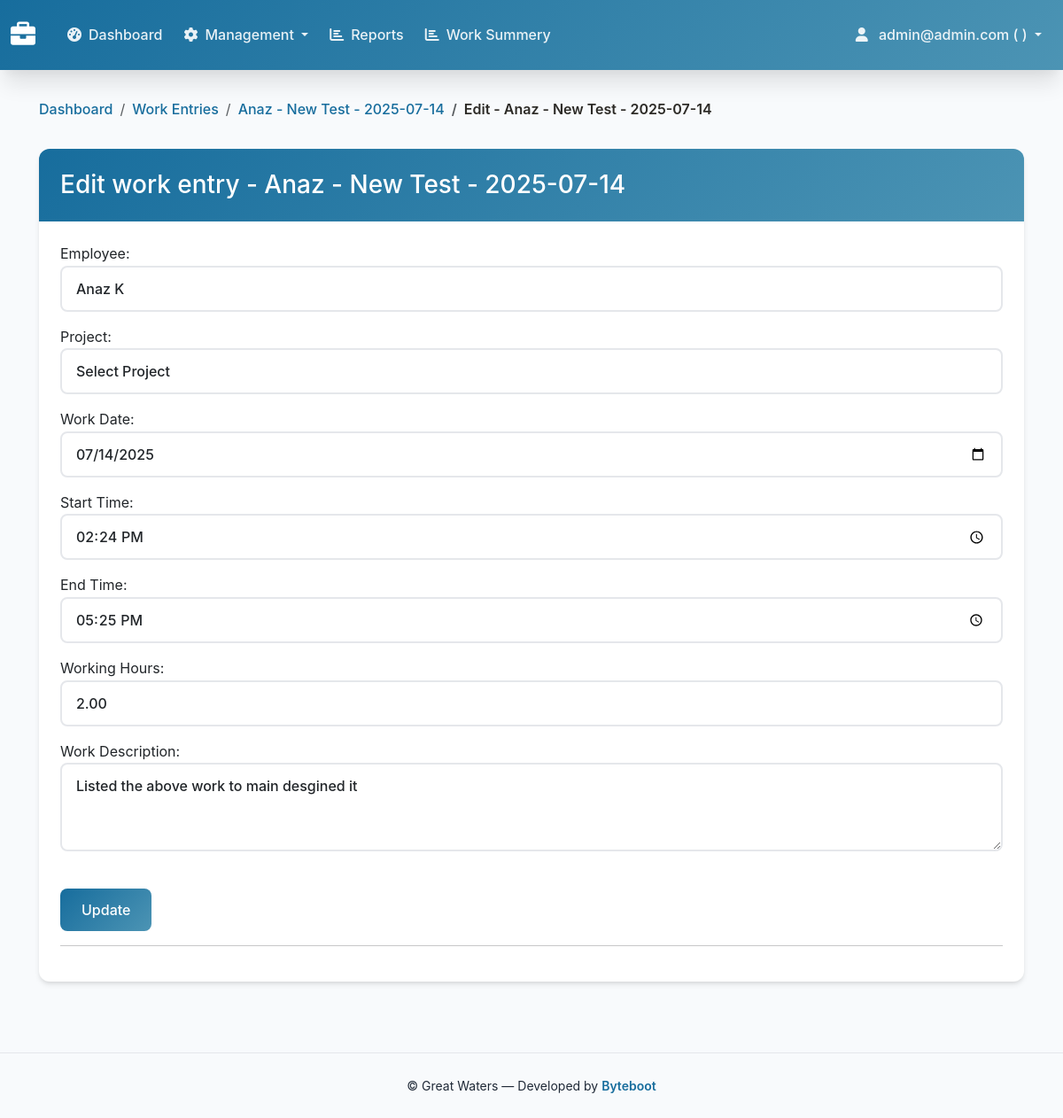
Screenshot of /work-entries/2/edit/ (signed in) with the database file from the repository.
### home/models.py (models this page shows, shortened)
class CustomUser(AbstractBaseUser, PermissionsMixin):
    email = models.EmailField(unique=True, verbose_name='email address')
    first_name = models.CharField(max_length=30, null=True, blank=True, verbose_name='first name')
    last_name = models.CharField(max_length=30, null=True, blank=True, verbose_name='last name')
    employee_id = models.CharField(max_length=30, null=True, blank=True, verbose_name='employee_id')
    designation = models.CharField(max_length=200, null=True, blank=True)
    is_lead_engineer = models.BooleanField(default=False)
    profile_picture = models.FileField(upload_to="profile_pic", null=True, blank=True)
    man_hour_of_employee = models.DecimalField(default=0, max_digits = 5, decimal_places = 2)
    is_verified = models.BooleanField(default=False)
    phone_number = models.CharField(
        max_length=15,
        blank=True,
        null=True,
        validators=[RegexValidator(regex=r'^\+?1?\d{9,15}$', message="Phone number must be entered in the format: '+999999999'. Up to 15 digits allowed.")],
        verbose_name='phone number'
    )
    date_of_birth = models.DateField(auto_now_add=False, null=True, blank=True)
    pin_code = models.BigIntegerField(default=1, null=True, blank=True)
    age = models.CharField(max_length=20, null=True, blank=True)
    district = models.CharField(max_length=20, null=True, blank=True)
    state = models.CharField(max_length=20, null=True, blank=True)
    address = models.TextField(blank=True, null=True, verbose_name='address')
    is_active = models.BooleanField(default=True, verbose_name='active')
    is_staff = models.BooleanField(default=False, verbose_name='staff status')
    role = models.CharField(max_length=20,
                            choices=(
                                ("admin","admin"),
                                ("semi-admin", "semi-admin"),
                                ("user","user"),
                            ),
                            default='user'
                            )
    work_location = models.ForeignKey(WorkLocation, on_delete=models.CASCADE, null=True, blank=True)
    date_joined = models.DateTimeField(auto_now_add=True, verbose_name='date joined')
    objects = CustomUserManager()
    USERNAME_FIELD = 'email'
    REQUIRED_FIELDS = ["first_name", "date_of_birth", "phone_number"]
    class Meta:
        verbose_name = 'user'
        verbose_name_plural = 'users'
    def __str__(self):
        return str(self.first_name + " " + str(self.last_name))

class WorkEntry(models.Model):
    employee = models.ForeignKey(User, on_delete=models.CASCADE, related_name='work_entries')
    project = models.ForeignKey(Project, on_delete=models.CASCADE, related_name='work_entries')
    work_date = models.DateField()
    start_time = models.TimeField()
    end_time = models.TimeField()
    working_hours = models.DecimalField(
        max_digits=4,
        decimal_places=2,
        validators=[MinValueValidator(0.1), MaxValueValidator(24.0)]
    )
    description = models.TextField()
    created_at = models.DateTimeField(auto_now_add=True)
    updated_at = models.DateTimeField(auto_now=True)
    updated_by = models.ForeignKey(
        User,
        on_delete=models.SET_NULL,
        null=True,
        blank=True,
        related_name='updated_work_entries'
    )
    approval_status = models.BooleanField(default=False)
    approved_by = models.ForeignKey(User, models.SET_NULL, null=True, blank=True, related_name="work_entry_approval")
    approval_date = models.DateField(auto_now=False, null=True, blank=True)
    is_edited_by_lead_engineer = models.BooleanField(default=False)
    class Meta:
        ordering = ['-work_date', '-created_at']
        constraints = [
            models.CheckConstraint(
                check=models.Q(working_hours__gte=0.1) & models.Q(working_hours__lte=24),
                name='valid_working_hours_range'
            ),
        ]
    def __str__(self):
        return f"{self.employee.first_name} - {self.project.name} - {self.work_date}"

class Project(models.Model):
    STATUS_CHOICES = [
        ('active', 'Active'),
        ('closed', 'Closed'),
    ]
    name = models.CharField(max_length=200)
    project_id = models.CharField(max_length=20)
    description = models.TextField(blank=True)
    start_date = models.DateField()
    end_date = models.DateField(null=True, blank=True)
    status = models.CharField(max_length=10, choices=STATUS_CHOICES, default='active')
    created_by = models.ForeignKey(User, on_delete=models.CASCADE, related_name='created_projects')
    created_at = models.DateTimeField(auto_now_add=True)
    updated_at = models.DateTimeField(auto_now=True)
    work_location = models.ForeignKey(WorkLocation, on_delete=models.SET_NULL, null=True, blank=True)
    lead_engineer = models.ForeignKey(User, on_delete=models.SET_NULL, null=True, blank=True, related_name="lead_engineer")
    allocated_engineer_manhours = models.FloatField(default=0)
    allocated_draftsman_manhours = models.FloatField(default=0)
    class Meta:
        ordering = ['-created_at']
    def __str__(self):
        return str(self.project_id) + " - "+str(self.name)

### home/views.py (the view)
# urls.py: path('work-entries/<int:entry_id>/edit/', views.edit_work_entry, name='edit_work_entry'),
@login_required
def edit_work_entry(request, entry_id):
    if request.user.role not in ['admin', 'semi-admin']:
        return redirect('employee_dashboard')
    work_entry = get_object_or_404(WorkEntry, id=entry_id)
    if request.method == 'POST':
        form = WorkEntryFormAdmin(request.POST, instance=work_entry, current_user=request.user)
        if form.is_valid():
            entry = form.save(commit=False)
            entry.updated_by = request.user
            entry.save()
            messages.success(request, 'Work entry updated successfully!')
            return redirect('work_entry_management')
    else:
        form = WorkEntryFormAdmin(instance=work_entry, current_user=request.user)
    return render(request, 'admin/edit_work_entry.html', {'form': form, 'work_entry': work_entry})

### templates/admin/edit_work_entry.html (shortened to what this page needs)
{% extends 'base.html' %}
{% load static %}
{% block breadcrumb %}
<div class="container">
    <nav aria-label="breadcrumb">
        <ol class="breadcrumb">
            <li class="breadcrumb-item"><a href="{% url 'admin_dashboard' %}">Dashboard</a></li>
            <li class="breadcrumb-item "><a href="{% url 'project_management' %}">Work Entries</a></li>
            <li class="breadcrumb-item "><a href="{%url 'view_work_entry_admin' work_entry.id %}">{{work_entry}}</a></li>
            <li class="breadcrumb-item active">Edit - {{work_entry}}</li>
        </ol>
    </nav>
</div>
{% endblock %}
{% block content %}
<div class="container-fluid">
    <div class="row">
        <div class="col-12">
            <div class="card modern-card">
                <div class="card-header">
                    <div class="d-flex justify-content-between align-items-center">
                        <h3 class="card-title mb-0">Edit work entry - {{work_entry}}</h3>
                    </div>
                </div>
                <div class="card-body">
                    <form method="post">
                        {{form.as_p}}
                        <br>
                        <button class="btn btn-primary" type="submit">Update</button>
                    </form>
                    <hr>
                </div>
            </div>
        </div>
    </div>
</div>
{% endblock %}

### templates/base.html (shortened to what this page needs)
<!DOCTYPE html>
<html lang="en">
<head>
    <link href="https://cdn.jsdelivr.net/npm/bootstrap@5.3.0/dist/css/bootstrap.min.css" rel="stylesheet">
    <link href="https://cdnjs.cloudflare.com/ajax/libs/font-awesome/6.0.0/css/all.min.css" rel="stylesheet">
</head>
<body>
    <nav class="navbar navbar-expand-lg navbar-dark top-navbar">
        <div class="container-fluid">
            <a class="navbar-brand" href="{% if user.is_authenticated %}{% if user.role == 'admin' %}{% url 'admin_dashboard' %}{% else %}{% url 'employee_dashboard' %}{% endif %}{% else %}#{% endif %}">
                <i class="fas fa-briefcase me-2"></i>
            </a>
            <div class="collapse navbar-collapse" id="navbarNav">
                {% if user.is_authenticated %}
                    <ul class="navbar-nav me-auto">
                        {% if user.role == 'admin' or user.role == 'semi-admin' %}
                            <li class="nav-item">
                                <a class="nav-link {% if request.resolver_match.url_name == 'admin_dashboard' %}active{% endif %}" href="{% url 'admin_dashboard' %}">
                                    <i class="fas fa-tachometer-alt me-2"></i>Dashboard
                                </a>
                            </li>
                            <li class="nav-item dropdown">
                                <a class="nav-link dropdown-toggle" href="#" id="managementDropdown" role="button" data-bs-toggle="dropdown">
                                    <i class="fas fa-cog me-2"></i>Management
                                </a>
                            </li>
                            <li class="nav-item">
                                <a class="nav-link {% if request.resolver_match.url_name == 'reports' %}active{% endif %}" href="{% url 'reports' %}">
                                    <i class="fas fa-chart-bar me-2"></i>Reports
                                </a>
                            </li>
                             <li class="nav-item">
                                <a class="nav-link {% if request.resolver_match.url_name == 'all_projects_work_summary' %}active{% endif %}" href="{% url 'all_projects_work_summary' %}">
                                    <i class="fas fa-chart-bar me-2"></i>Work Summery
                                </a>
                            </li>
                        {% endif %}
                    </ul>
                {% endif %}
                <ul class="navbar-nav">
                    {% if user.is_authenticated %}
                        <li class="nav-item dropdown">
                            <a class="nav-link dropdown-toggle" href="#" id="userDropdown" role="button" data-bs-toggle="dropdown">
                                <i class="fas fa-user me-2"></i>
                                {{ user.email }} ( {{ user.first_name }} )
                            </a>
                        </li>
                    {% else %}
                        <li class="nav-item">
                            <a class="nav-link" href="{% url 'login' %}">
                                <i class="fas fa-sign-in-alt me-2"></i>Login
                            </a>
                        </li>
                    {% endif %}
                </ul>
            </div>
        </div>
    </nav>
    <div class="container-fluid main-content">
        {% block breadcrumb %}{% endblock %}
        {% block content %}{% endblock %}
    </div>
    <footer class="text-center py-4 mt-5" style="background: #f8fafc; border-top: 1px solid #e5e7eb;">
        <div class="container">
            <small>
                &copy; {{ now|date:"Y" }} Great Waters &mdash; Developed by
                <a href="https://www.byteboot.in" target="_blank" rel="noopener" style="color: var(--primary-color); font-weight: 600; text-decoration: none;">
                    Byteboot
                </a>
            </small>
        </div>
    </footer>
</body>
</html>

### templates/base.html (style rules this page uses)
:root { --primary-color: #176d9d; --secondary-color: #2d2b27; --accent-color: #4c94b4; --success-color: #10b981; --warning-color: #f59e0b; --danger-color: #ef4444; --info-color: #06b6d4; --light-bg: #f8fafc; --dark-text: #1f2937; --border-color: #e5e7eb; --shadow: 0 4px 6px -1px rgba(0, 0, 0, 0.1), 0 2px 4px -1px rgba(0, 0, 0, 0.06); --shadow-lg: 0 20px 25px -5px rgba(0, 0, 0, 0.1), 0 10px 10px -5px rgba(0, 0, 0, 0.04); --border-radius: 12px; --transition: all 0.3s cubic-bezier(0.4, 0, 0.2, 1); }
* { box-sizing: border-box; }
body { background-color: var(--light-bg); color: var(--dark-text); font-family: 'Inter', -apple-system, BlinkMacSystemFont, 'Segoe UI', Roboto, sans-serif; line-height: 1.6; }
.top-navbar { background: linear-gradient(135deg, var(--primary-color), var(--accent-color)); box-shadow: var(--shadow-lg); padding: 0.75rem 0; position: sticky; top: 0; z-index: 1000; backdrop-filter: blur(10px); }
.navbar-brand { font-weight: 700; font-size: 1.75rem; color: white !important; transition: var(--transition); }
.navbar-nav .nav-link { font-weight: 500; color: rgba(255, 255, 255, 0.9) !important; padding: 0.75rem 1rem; border-radius: 8px; transition: var(--transition); margin: 0 0.25rem; }
.main-content { padding: 2rem; min-height: calc(100vh - 140px); }
.card { border: none; border-radius: var(--border-radius); box-shadow: var(--shadow); transition: var(--transition); background: white; }
.card-header { background: linear-gradient(135deg, var(--primary-color), var(--accent-color)); color: white; border-radius: var(--border-radius) var(--border-radius) 0 0 !important; padding: 1.5rem; font-weight: 600; border: none; }
.card-body { padding: 1.5rem; }
.btn { border-radius: 8px; font-weight: 500; padding: 0.75rem 1.5rem; transition: var(--transition); border: none; }
.btn-primary { background: linear-gradient(135deg, var(--primary-color), var(--accent-color)); border: none; }
.form-control { border-radius: 8px; border: 2px solid var(--border-color); padding: 0.75rem 1rem; transition: var(--transition); font-weight: 500; }
.breadcrumb { background: transparent; padding: 0; margin-bottom: 2rem; border-radius: var(--border-radius); }
.breadcrumb-item a { color: var(--primary-color); text-decoration: none; font-weight: 500; transition: var(--transition); }
.breadcrumb-item.active { color: var(--secondary-color); font-weight: 600; }
html { scroll-behavior: smooth; }

### rows the page displays
CustomUser: email "admin@admin.com"
WorkEntry: employee+project+work_date "Anaz - New Test - 2025-07-14", employee "Anaz K", work_date "07/14/2025", start_time "14:24:00", end_time "17:25:00", working_hours "2.00", description "Listed the above work to main desgined it"
Project: project "Select Project"
